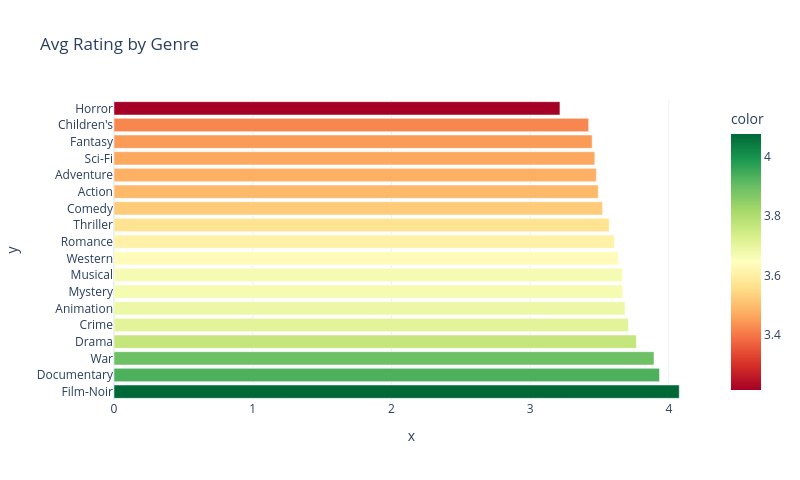

The code cell stored with this chart in its notebook:
### Code cell
genre_ratings = df.explode('GenreList').groupby('GenreList')['Rating'].agg(['mean','count']).reset_index()
genre_ratings.columns = ['Genre','AvgRating','Count']
genre_ratings = genre_ratings[genre_ratings['Count']>=1000].sort_values('AvgRating',ascending=True)
fig = px.bar(x=genre_ratings['AvgRating'], y=genre_ratings['Genre'], title='Avg Rating by Genre', 
    color=genre_ratings['AvgRating'], color_continuous_scale='RdYlGn')
fig.update_layout(template='plotly_white', height=480, width=800, yaxis=dict(autorange='reversed'))
fig.show()

### Figure 1 — Plotly figure (JSON) as saved in the notebook; plotly's stock layout.template omitted (floating-point values rounded to 4 significant figures)
{"data": [{"hovertemplate": "x=%{x}<br>y=%{y}<br>color=%{marker.color}<extra></extra>", "legendgroup": "", "marker": {"color": [3.215, 3.422, 3.447, 3.467, 3.477, 3.491, 3.522, 3.57, 3.607, 3.638, 3.666, 3.668, 3.685, 3.709, 3.766, 3.893, 3.933, 4.075], "coloraxis": "coloraxis", "pattern": {"shape": ""}}, "name": "", "orientation": "h", "showlegend": false, "textposition": "auto", "type": "bar", "x": [3.215, 3.422, 3.447, 3.467, 3.477, 3.491, 3.522, 3.57, 3.607, 3.638, 3.666, 3.668, 3.685, 3.709, 3.766, 3.893, 3.933, 4.075], "xaxis": "x", "y": ["Horror", "Children's", "Fantasy", "Sci-Fi", "Adventure", "Action", "Comedy", "Thriller", "Romance", "Western", "Musical", "Mystery", "Animation", "Crime", "Drama", "War", "Documentary", "Film-Noir"], "yaxis": "y"}], "layout": {"barmode": "relative", "coloraxis": {"colorbar": {"title": {"text": "color"}}, "colorscale": [[0, "rgb(165,0,38)"], [0.1, "rgb(215,48,39)"], [0.2, "rgb(244,109,67)"], [0.3, "rgb(253,174,97)"], [0.4, "rgb(254,224,139)"], [0.5, "rgb(255,255,191)"], [0.6, "rgb(217,239,139)"], [0.7, "rgb(166,217,106)"], [0.8, "rgb(102,189,99)"], [0.9, "rgb(26,152,80)"], [1, "rgb(0,104,55)"]]}, "height": 480, "legend": {"tracegroupgap": 0}, "title": {"text": "Avg Rating by Genre"}, "width": 800, "xaxis": {"anchor": "y", "domain": [0, 1], "title": {"text": "x"}}, "yaxis": {"anchor": "x", "autorange": "reversed", "domain": [0, 1], "title": {"text": "y"}}}}
